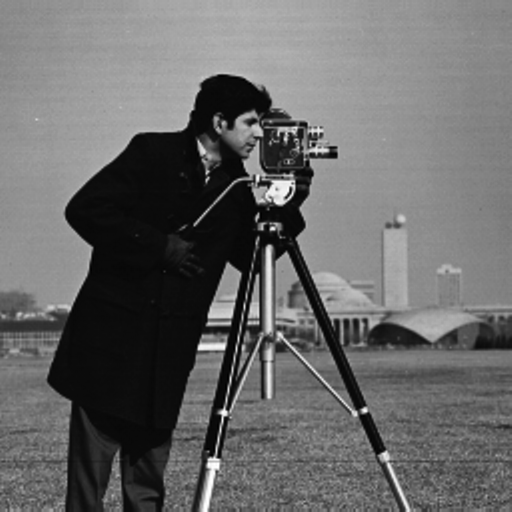
%> input picture data/Cameraman.png, 512 x 512 px
$ octave demo_img_Algorithm_1M.m   (GNU Octave 9; MATLAB toolbox functions it lacks are replaced by stand-ins)
%> lines starting %> are read from the running program, lines starting %| are printed output that depends on the picture
### util/ReadIMG.m
function [h,rho0,rho1,x,y] = ReadIMG(img1,img2)
%> called with img1 = 'Cameraman.png', img2 = 'Lake.png'
% A function to create a OT problem from two images.
% Author: Jialin Liu (liujl11@math.ucla.edu) Modified: 2018-10-10

img1 = double(imread(img1));
%> img1: size 512x512x3 double; min 0, max 255, mean 104.6; mean of the top-left, top-right, bottom-left and bottom-right quarters 108.2, 137.4, 65, 107.8
img2 = double(imread(img2));
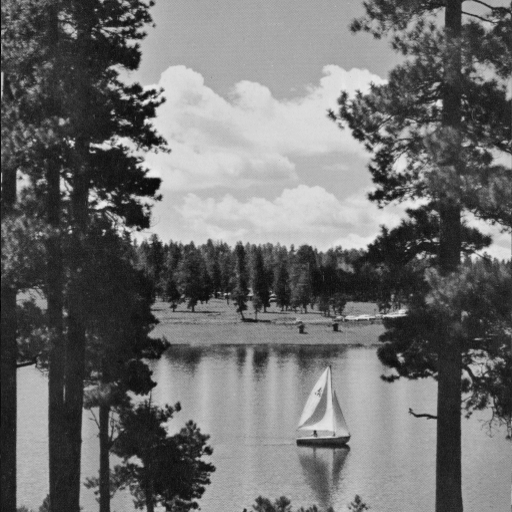
%> input picture data/Lake.png, 512 x 512 px
%> img2: size 512x512x3 double; min 1, max 236, mean 110.5; mean of the top-left, top-right, bottom-left and bottom-right quarters 115.7, 132.7, 85.2, 108.5

if size(img1,3)>1, img1 = mean(img1,3); end
if size(img2,3)>1, img2 = mean(img2,3); end

[Mx1, My1] = size(img1);
%> Mx1 = 512; My1 = 512
[Mx2, My2] = size(img2);
%> Mx2 = 512; My2 = 512
M = max([Mx1 My1 Mx2 My2]);
%> M = 512

Mpower = ceil(log(M-1)/log(2));
%> Mpower = 9
M = 2^Mpower + 1;
%> M = 513

h=1/(M-1);
%> h = 0.00195
x = 0:h:1;
%> x = 513 values from 0 to 1
y = 0:h:1;
%> y = 513 values from 0 to 1

% The following operation is to add a zero boundary
% The reason why we do this is:
% In the grid system, if there are 256*256 "squares",
% there are 257*257 nodes.
rho0 = padarray(img1, [M-Mx1, M-My1], 0, 'post');
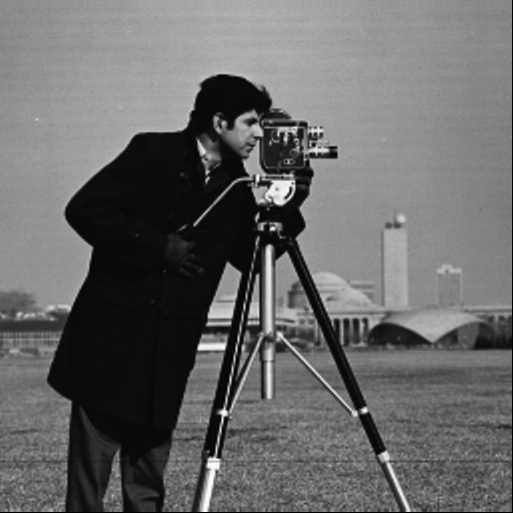
%> rho0: size 513x513 double; min 0, max 255, mean 104.2
rho1 = padarray(img2, [M-Mx2, M-My2], 0, 'post');
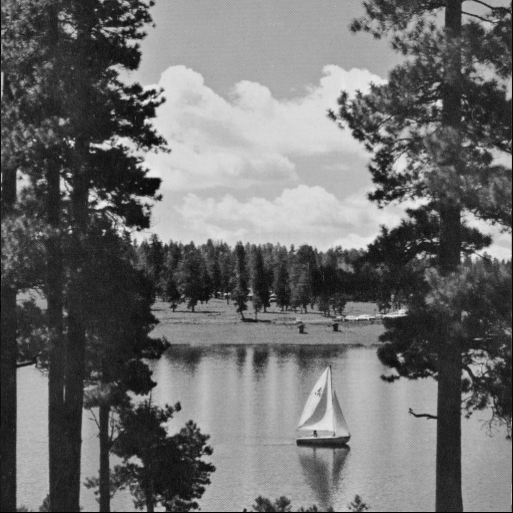
%> rho1: size 513x513 double; min 0, max 236, mean 110.1

min1 = min(rho0(:));
%> min1 = 0
min2 = min(rho1(:));
%> min2 = 0
if min1 < 0, rho0 = rho0 - min1; end % must be non-negative
if min2 < 0, rho1 = rho1 - min2; end

rho0 = rho0 / sum(rho0(:));
rho1 = rho1 / sum(rho1(:));
rho0 = rho0 / h / h;
rho1 = rho1 / h / h;
end

### otFunctions/W1PD_ML.m
function [m,phi] = W1PD_ML(dx, rho0, rho1, p, opts)
% An implement of the Algorithm 1M in the following paper
% J. Liu, W. Yin, W.C. Li, Y.T. Chow, "Multilevel Optimal Transport:
% a Fast Approximation of Wasserstein-1 distances", submitted, 2018.
%
% Author: Jialin Liu (liujl11@math.ucla.edu) Modified: 2018-10-10
%

%% paramters
if p ~= 1 && p ~= 2 && p~= 3, error('p should be 1,2, or 3.'); end

opts = checkopts(opts, size(rho0,1), dx);
mu=opts.mu;
tau = opts.tau;
level = opts.L;
verbose = opts.verbose;

%% initialization
rho0s = cell(1,level);
rho1s = cell(1,level);
rho0s{level} = rho0;
rho1s{level} = rho1;

normalizerho = @(x) x / sum(x(:));

for ll = (level-1):(-1):1
    h = dx * (2)^(level-ll);
    rho0s{ll} = restrict(rho0s{ll+1});
    rho1s{ll} = restrict(rho1s{ll+1});
    rho0s{ll} = normalizerho(rho0s{ll})/h/h;
    rho1s{ll} = normalizerho(rho1s{ll})/h/h;
end
Mx = size(rho0s{1},1);
My = size(rho0s{1},2);
m_next = zeros(Mx, My, 2);
phi_next = zeros(Mx, My);
ptimer = tic;
lasttime = 0;

%% main loop
for ll = 1:level
	h = dx * (2)^(level-ll);
	opts.mu = mu * (2)^(level-ll);
    opts.tau = tau * (2)^(level-ll);
    opts.m = m_next;
    opts.phi = phi_next;
    opts.verbose = 0;
	[m, phi, ~, iters] = W1PD(h, rho0s{ll}, rho1s{ll}, p, opts);
    timee = toc(ptimer) - lasttime;
    lasttime = toc(ptimer);

    if verbose == 1
        fprintf('l:%d\t iters:%d\t time:%f\n', ll, iters, timee);
    end

    if ll < level
        m_next = interpolate_m(m);
        phi_next = interpolate(phi);
    end
end
end


%% defalt options
function opts = checkopts(opts, M, h)

if isfield(opts, 'mu') == 0, opts.mu = h/2.7; end
if isfield(opts, 'tau') == 0, opts.tau = h/2.7; end
if isfield(opts, 'MaxIter') == 0, opts.MaxIter = 100000; end
if isfield(opts, 'tol') == 0, opts.tol = 1e-6; end
if isfield(opts, 'verbose') == 0, opts.verbose = 1; end
if isfield(opts, 'displayIter') == 0, opts.displayIter = 100; end
if isfield(opts, 'L') == 0
    L = log(M-1)/log(2) - 1;
    L = min(L,6);
    L = max(L,1);
    opts.L = L;
end

end

### demo/demo_img_Algorithm_1M.m
% A demo of W1PDML (Wasserstein-1 Primal Dual MultiLevel),
% which is an implementation of Algorithm 1M in the following paper
% J. Liu, W. Yin, W.C. Li, Y.T. Chow, "Multilevel Optimal Transport:
% a Fast Approximation of Wasserstein-1 distances", submitted, 2018.
%
% Author: Jialin Liu (liujl11@math.ucla.edu) Modified: 2018-10-10
%

%% problem settings
[h,rho0,rho1,x,y] = ReadIMG('Cameraman.png','Lake.png');
%> h = 0.00195; x = 513 values from 0 to 1; y = 513 values from 0 to 1

p = 2; %p means the "groud metric" in the paper.
% p = 1,2 or 3. p=3 means p=inf

%% algorithm parameters
opts = [];
opts.tol = 1e-6; % tolerance for fixed-point-residual
opts.verbose = 1; % display metrics
opts.L = 6; % number of Levels

%% calculation
tic;
[m, phi] = W1PD_ML(h, rho0, rho1, p, opts);
%> in checkopts, `opts.mu = h/2.7`: opts.mu = 0.000723
%> in W1PD_ML, `opts = checkopts(opts, size(rho0,1), dx);`: opts = {tol 1e-06, verbose 1, L 6, mu 0.000723, tau 0.000723, MaxIter 100000}
%> in W1PD_ML, `mu=opts.mu;`: mu = 0.000723
%> in W1PD_ML, `level = opts.L;`: level = 6
%> in W1PD_ML, `verbose = opts.verbose;`: verbose = 1
%> in W1PD_ML, `rho0s = cell(1,level);`: rho0s = {[], [], [], [], [], []}
%> the loop in W1PD_ML, `for ll = (level-1):(-1):1` made 1 pass
%> (ll, h) on pass 1: (5, 0.00391)
%> the run ends on the next line
